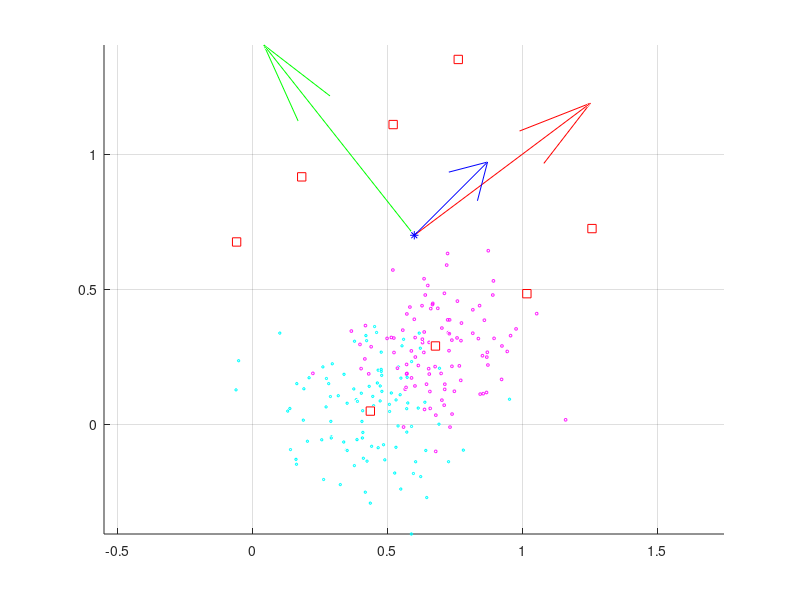

The MATLAB source for this figure: (Note: this script raises an error after producing the figure.)
%% Primero en tres dimensiones, despues en 10 dimensiones
clear,clc,close all

sigma = 0.8;
N = 100;
ww = [1 1 3]';
w = ww/norm(ww);
b = [0.6 0.7 0.8]';

vectP = zeros(3,1);

if(w(3,1) ~= 0)
    vectP(1,1) = 1;
    vectP(2,1) = 1;
    vectP(3,1) = b(3,1) - ((1/w(3,1))*( (w(1,1)*(1-b(1,1))) + (w(2,1)*(1-b(2,1))) ));
else
    if(w(2,1)~=0)
        vectP(1,1) = 1;
        vectP(2,1) = b(2,1) - ((1/w(2,1))*w(1,1)*(1-b(1,1)));
        vectP(3,1) = 0;
    else
        vectP(1,1) = b(1,1);
        vectP(2,1) = 0;
        vectP(3,1) = 0;  
    end
end

vectP = vectP-b;
vectP = vectP./norm(vectP);

vectT = cross(w,vectP);
vectT = vectT/norm(vectT);

Cube = (b + (sigma/2)*[vectP+vectT+w vectP-vectT+w -vectP-vectT+w -vectP+vectT+w vectP+vectT-w vectP-vectT-w -vectP-vectT-w -vectP+vectT-w])';
y = [ones(4,1); -ones(4,1)];

figure,hold on
quiver3(b(1,1),b(2,1),b(3,1),vectP(1,1),vectP(2,1),vectP(3,1),'r')
plot3(0,0,0,b(1,1),b(2,1),b(3,1),'-b*')
quiver3(b(1,1),b(2,1),b(3,1),w(1,1),w(2,1),w(3,1),'b')
quiver3(b(1,1),b(2,1),b(3,1),vectT(1,1),vectT(2,1),vectT(3,1),'g')

plot3(Cube(:,1),Cube(:,2),Cube(:,3),'sr')

indexS = 1 + round(3*(rand(1)));
indexI = 5 + round(3*(rand(1)));

x1 = Cube(indexS,:) + (0.2*sigma*randn(N,3));
x2 = Cube(indexI,:) + (0.2*sigma*randn(N,3));

group1T = plot3(x1(:,1),x1(:,2),x1(:,3),'om','markersize',2);
group2T = plot3(x2(:,1),x2(:,2),x2(:,3),'dc','markersize',2);

axis equal, grid on
set(gcf,'windowstyle','docked')

X = [];
Y = [];
meanSelect = [];%1 for x1, 0 for x2
ii = 0;
flagI = 0;
jj = 0;
flagJ = 0;

while(size(X,1) < (size(x1,1)+size(x2,1)))
    if(rand(1)>=0.5)
        flagI = 1;
        if(ii >= (size(x1,1)))
            jj = jj + 1;
            flagJ = 1;
            flagI = 0;
        else
            ii = ii + 1;
        end
    else
        flagJ = 1;
        if(jj >= (size(x2,1)))
            ii = ii + 1;
            flagI = 1;
            flagJ = 0;
        else
            jj = jj + 1;
        end
    end
    
    if(flagI==1)
        X = [X; x1(ii,:)];
        meanSelect = [meanSelect;1];
        Y = [Y; 1];
    end
    if(flagJ==1)
        X = [X; x2(jj,:)];
        meanSelect = [meanSelect;-1];
        Y = [Y; -1];
    end
    flagI = 0;
    flagJ = 0;
end

%% Train data

XTrain = X;
YTrain = Y;

model=svmtrain(XTrain,YTrain,'kernel_function','linear','boxconstraint',10,'autoscale','false');

% Calculate empirical error
KernelFunction = model.KernelFunction;
SV = model.SupportVectors;
alpha = model.Alpha;
b = model.Bias;
f = (KernelFunction(SV,XTrain)'*alpha) + b;
temp = sign(f);
temp(temp==0)=1;
Y_hat = -temp;

EmpiricalRisk = sum(abs(YTrain - Y_hat))/size(YTrain,1)

empiricalerror = sum((YTrain - Y_hat).^2)/size(YTrain,1)%mean squared error
% Test data

x1 = Cube(indexS,:) + (0.2*sigma*randn(N,3));
x2 = Cube(indexI,:) + (0.2*sigma*randn(N,3));

X = [];
Y = [];
meanSelect = [];%1 for x1, 0 for x2
ii = 0;
flagI = 0;
jj = 0;
flagJ = 0;

while(size(X,1) < (size(x1,1)+size(x2,1)))
    if(rand(1)>=0.5)
        flagI = 1;
        if(ii >= (size(x1,1)))
            jj = jj + 1;
            flagJ = 1;
            flagI = 0;
        else
            ii = ii + 1;
        end
    else
        flagJ = 1;
        if(jj >= (size(x2,1)))
            ii = ii + 1;
            flagI = 1;
            flagJ = 0;
        else
            jj = jj + 1;
        end
    end
    
    if(flagI==1)
        X = [X; x1(ii,:)];
        meanSelect = [meanSelect;1];
        Y = [Y; 1];
    end
    if(flagJ==1)
        X = [X; x2(jj,:)];
        meanSelect = [meanSelect;-1];
        Y = [Y; -1];
    end
    flagI = 0;
    flagJ = 0;
end

XTest = X;
YTest = Y;
group1Ts = plot3(x1(:,1),x1(:,2),x1(:,3),'+m','markersize',2);
group2Ts = plot3(x2(:,1),x2(:,2),x2(:,3),'xc','markersize',2);
f = (KernelFunction(SV,XTest)'*alpha) + b;
temp = sign(f);
temp(temp==0)=1;
Y_hat_test = -temp;

testError = sum((YTest - Y_hat_test).^2)/size(YTest,1)


actualRisk = 0;

for ii=1:size(Y_hat_test,1)
    if(meanSelect(ii,1)==1)
        probb = mvnpdf(X(ii,:),Cube(indexS,:),0.2*sigma*eye(3));
    else
        probb = mvnpdf(X(ii,:),Cube(indexI,:),0.2*sigma*eye(3));
    end
    actualRisk = actualRisk + abs(Y(ii,1)-Y_hat_test(ii,1))*probb;
end
actualRisk
%%
set(group1T,'visible','off')
set(group2T,'visible','off')
set(group1Ts,'visible','on')
set(group2Ts,'visible','on')
%%
set(group1Ts,'visible','off')
set(group2Ts,'visible','off')
set(group1T,'visible','on')
set(group2T,'visible','on')